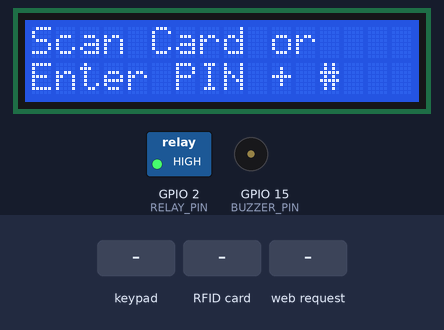
Bench run of a sketch on a simulated ESP32. Shown: 16×2 character LCD, switched loads named in the sketch (green lamp = pin HIGH), buzzer (waves = sounding, pin HIGH). The test bench sets the inputs (shaded band). WiFi joins after 1.5 s; servers stay silent unless stated; EEPROM starts erased; what the sketch prints to the serial monitor is not drawn.

Above: at 4.9 s.
5.0 s: keypad keys 1 3 1 2 1 4 2 7 # pressed 0.4 s apart
At 9.9 s:
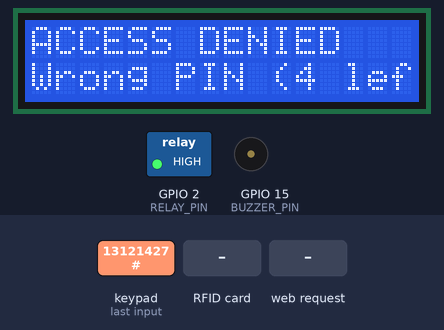
10.1 s: RFID card A3 F2 C1 D4 held to the reader
At 12.8 s:
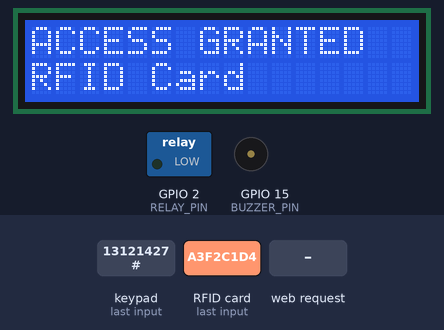
13.1 s: RFID card B1 E4 D2 C3 held to the reader
At 13.6 s:
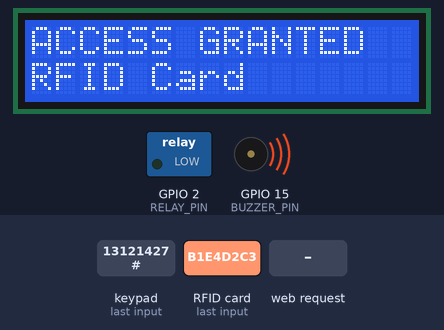
16.1 s: keypad keys 1 2 3 4 # pressed 0.4 s apart
At 19.3 s:
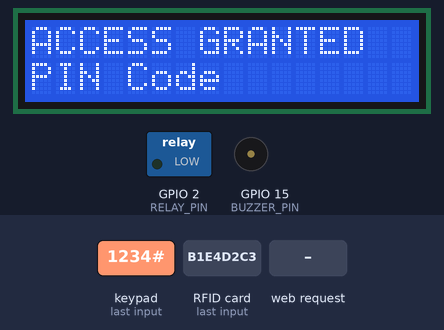
19.6 s: HTTP request GET /open received
At 21.3 s:
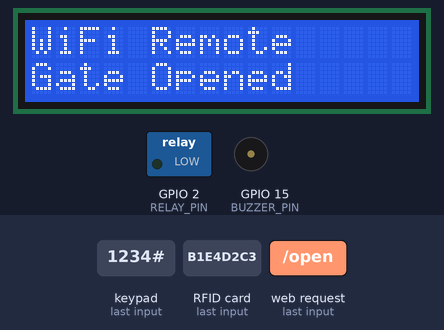
22.6 s: key 'A' pressed
At 25.2 s:
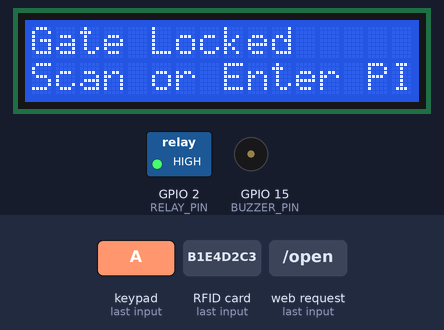
Timing chart, 0 to 26.6 s (numbered marks = the images above; inputs shaded):
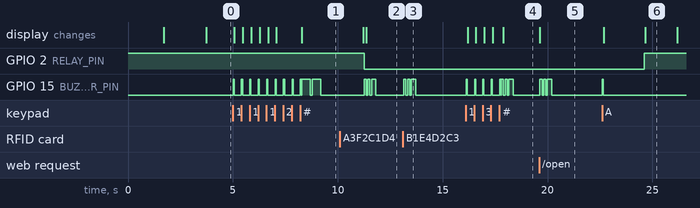

The sketch:

SmartGateLock.ino
```cpp
/*
 * ═══════════════════════════════════════════════════
 *  Green AI Smart Gate Lock — ESP32
 *  Features: RFID | PIN Keypad | WiFi Web Control
 * ═══════════════════════════════════════════════════
 *
 * Libraries needed (install via Arduino Library Manager):
 *   - MFRC522       by GithubCommunity
 *   - Keypad        by Mark Stanley
 *   - LiquidCrystal_I2C  by Frank de Brabander
 *   - WiFi          (built-in with ESP32)
 */

#include <SPI.h>
#include <MFRC522.h>
#include <Keypad.h>
#include <Wire.h>
#include <LiquidCrystal_I2C.h>
#include <WiFi.h>
#include <WebServer.h>
#include <EEPROM.h>

// ─── WiFi Credentials (change these) ───────────────
const char* WIFI_SSID     = "YourWiFiName";
const char* WIFI_PASSWORD = "YourWiFiPassword";

// ─── PIN Configuration ──────────────────────────────
String MASTER_PIN = "1234";          // Change this!
const int MAX_PIN_LENGTH = 6;
const int MAX_WRONG_ATTEMPTS = 5;    // Lockout after 5 wrong tries
const int LOCKOUT_DURATION = 30000;  // 30 seconds lockout

// ─── RFID Authorized Card UIDs ──────────────────────
// Add your RFID card UIDs here (read them using the scanner below)
String authorizedCards[] = {
  "A3F2C1D4",   // Card 1 — Main family card
  "B1E4D2C3",   // Card 2 — Spare card
};
const int NUM_CARDS = 2;

// ─── Pin Definitions ────────────────────────────────
#define RFID_SS_PIN   5
#define RFID_RST_PIN  4
#define RELAY_PIN     2
#define BUZZER_PIN    15
#define LOCK_OPEN_TIME 5000  // Lock stays open 5 seconds

// ─── Keypad Layout ──────────────────────────────────
const byte ROWS = 4, COLS = 4;
char keys[ROWS][COLS] = {
  {'1','2','3','A'},
  {'4','5','6','B'},
  {'7','8','9','C'},
  {'*','0','#','D'}
};
byte rowPins[ROWS] = {13, 12, 14, 27};
byte colPins[COLS] = {26, 25, 33, 32};

// ─── Objects ─────────────────────────────────────────
MFRC522 rfid(RFID_SS_PIN, RFID_RST_PIN);
Keypad keypad = Keypad(makeKeymap(keys), rowPins, colPins, ROWS, COLS);
LiquidCrystal_I2C lcd(0x27, 16, 2);  // Try 0x3F if 0x27 doesn't work
WebServer server(80);

// ─── State Variables ─────────────────────────────────
String enteredPIN = "";
bool lockOpen = false;
unsigned long lockOpenTime = 0;
int wrongAttempts = 0;
bool isLockedOut = false;
unsigned long lockoutStart = 0;
bool wifiConnected = false;

// ═══════════════════════════════════════════════════
// SETUP
// ═══════════════════════════════════════════════════
void setup() {
  Serial.begin(115200);
  EEPROM.begin(64);

  // Pins
  pinMode(RELAY_PIN, OUTPUT);
  pinMode(BUZZER_PIN, OUTPUT);
  digitalWrite(RELAY_PIN, HIGH);  // HIGH = locked (relay NC)

  // LCD
  Wire.begin(21, 22);
  lcd.init();
  lcd.backlight();
  showMessage("Green AI Lock", "Initializing...");

  // RFID
  SPI.begin();
  rfid.PCD_Init();

  // Load saved PIN from EEPROM (if any)
  loadPINFromEEPROM();

  // WiFi
  connectWiFi();

  // Web server routes
  server.on("/",       handleRoot);
  server.on("/open",   handleOpen);
  server.on("/close",  handleClose);
  server.on("/status", handleStatus);
  server.on("/setpin", handleSetPIN);
  server.begin();

  showMessage("System Ready", wifiConnected ? WiFi.localIP().toString() : "No WiFi");
  delay(2000);
  showStandby();
}

// ═══════════════════════════════════════════════════
// MAIN LOOP
// ═══════════════════════════════════════════════════
void loop() {
  if (wifiConnected) server.handleClient();

  if (lockOpen && millis() - lockOpenTime >= LOCK_OPEN_TIME) {
    closeLock();
  }

  if (isLockedOut && millis() - lockoutStart >= LOCKOUT_DURATION) {
    isLockedOut = false;
    wrongAttempts = 0;
    showMessage("Lockout Cleared", "Try again");
    delay(1500);
    showStandby();
  }

  if (isLockedOut) return;

  checkRFID();
  checkKeypad();
}

// ═══════════════════════════════════════════════════
// RFID CHECK
// ═══════════════════════════════════════════════════
void checkRFID() {
  if (!rfid.PICC_IsNewCardPresent() || !rfid.PICC_ReadCardSerial()) return;

  String cardUID = "";
  for (byte i = 0; i < rfid.uid.size; i++) {
    if (rfid.uid.uidByte[i] < 0x10) cardUID += "0";
    cardUID += String(rfid.uid.uidByte[i], HEX);
  }
  cardUID.toUpperCase();

  Serial.println("Card detected: " + cardUID);
  lcd.clear();
  lcd.setCursor(0, 0);
  lcd.print("Card: " + cardUID);

  if (isCardAuthorized(cardUID)) {
    grantAccess("RFID Card");
  } else {
    denyAccess("Unknown Card");
  }

  rfid.PICC_HaltA();
  rfid.PCD_StopCrypto1();
}

bool isCardAuthorized(String uid) {
  for (int i = 0; i < NUM_CARDS; i++) {
    if (uid == authorizedCards[i]) return true;
  }
  return false;
}

// ═══════════════════════════════════════════════════
// KEYPAD CHECK
// ═══════════════════════════════════════════════════
void checkKeypad() {
  char key = keypad.getKey();
  if (!key) return;

  beep(50);

  if (key == '#') {
    if (enteredPIN == MASTER_PIN) {
      grantAccess("PIN Code");
    } else {
      denyAccess("Wrong PIN");
    }
    enteredPIN = "";
    return;
  }

  if (key == '*') {
    enteredPIN = "";
    showStandby();
    return;
  }

  if (key == 'A') {
    showMessage("Scan RFID Card", "or enter PIN");
    return;
  }

  if (key == 'D') {
    closeLock();
    return;
  }

  if (enteredPIN.length() < MAX_PIN_LENGTH) {
    enteredPIN += key;
    lcd.clear();
    lcd.setCursor(0, 0);
    lcd.print("Enter PIN:");
    lcd.setCursor(0, 1);
    String masked = "";
    for (int i = 0; i < enteredPIN.length(); i++) masked += "*";
    lcd.print(masked);
  }
}

// ═══════════════════════════════════════════════════
// ACCESS CONTROL
// ═══════════════════════════════════════════════════
void grantAccess(String method) {
  Serial.println("ACCESS GRANTED via " + method);
  showMessage("ACCESS GRANTED", method);
  openLock();
  wrongAttempts = 0;
  successBeep();
}

void denyAccess(String reason) {
  wrongAttempts++;
  Serial.println("ACCESS DENIED: " + reason + " (attempt " + wrongAttempts + ")");

  if (wrongAttempts >= MAX_WRONG_ATTEMPTS) {
    isLockedOut = true;
    lockoutStart = millis();
    showMessage("!! LOCKED OUT !!", "Wait 30 seconds");
    alarmBeep();
    return;
  }

  showMessage("ACCESS DENIED", reason + " (" + (MAX_WRONG_ATTEMPTS - wrongAttempts) + " left)");
  errorBeep();
  delay(2000);
  showStandby();
}

// ═══════════════════════════════════════════════════
// LOCK CONTROL
// ═══════════════════════════════════════════════════
void openLock() {
  digitalWrite(RELAY_PIN, LOW);
  lockOpen = true;
  lockOpenTime = millis();
  Serial.println("Lock OPENED");
}

void closeLock() {
  digitalWrite(RELAY_PIN, HIGH);
  lockOpen = false;
  Serial.println("Lock CLOSED");
  showMessage("Gate Locked", "Scan or Enter PIN");
  delay(1500);
  showStandby();
}

// ═══════════════════════════════════════════════════
// WEB SERVER
// ═══════════════════════════════════════════════════
void handleRoot() {
  String html = R"rawHTML(
<!DOCTYPE html>
<html>
<head>
  <meta charset='UTF-8'>
  <meta name='viewport' content='width=device-width,initial-scale=1'>
  <title>Green AI Gate Lock</title>
  <style>
    *{margin:0;padding:0;box-sizing:border-box}
    body{font-family:sans-serif;background:#09090b;color:#f4f4f5;
         display:flex;flex-direction:column;align-items:center;padding:24px;min-height:100vh}
    h1{font-size:22px;margin-bottom:4px}
    .sub{color:#71717a;font-size:13px;margin-bottom:32px}
    .status{padding:14px 28px;border-radius:12px;font-weight:700;font-size:18px;
            margin-bottom:28px;text-align:center;min-width:200px}
    .locked{background:rgba(239,68,68,.15);border:1px solid rgba(239,68,68,.3);color:#f87171}
    .open{background:rgba(74,222,128,.15);border:1px solid rgba(74,222,128,.3);color:#4ade80}
    .btn{display:block;width:220px;padding:16px;border-radius:12px;border:none;
         font-size:16px;font-weight:700;cursor:pointer;margin:10px;text-align:center;
         text-decoration:none;transition:opacity .2s}
    .btn-open{background:linear-gradient(135deg,#6366f1,#8b5cf6);color:#fff}
    .btn-close{background:#1c1c1e;border:1px solid rgba(255,255,255,.1);color:#f4f4f5}
    .btn:hover{opacity:.85}
    .pin-form{margin-top:24px;display:flex;flex-direction:column;align-items:center;gap:10px}
    .pin-form input{background:#1c1c1e;border:1px solid rgba(255,255,255,.1);color:#f4f4f5;
                    padding:12px 16px;border-radius:10px;font-size:16px;width:220px;text-align:center}
    .pin-form label{font-size:13px;color:#71717a}
    .info{margin-top:24px;font-size:12px;color:#3f3f46;text-align:center}
  </style>
</head>
<body>
  <h1>Green AI Gate Lock</h1>
  <p class='sub'>Remote Access Control</p>
)rawHTML";

  html += lockOpen
    ? "  <div class='status open'>&#128275; GATE OPEN</div>\n"
    : "  <div class='status locked'>&#128274; GATE LOCKED</div>\n";

  html += R"rawHTML(
  <a href='/open'  class='btn btn-open'>&#128275; Open Gate</a>
  <a href='/close' class='btn btn-close'>&#128274; Close Gate</a>
  <div class='pin-form'>
    <label>Change PIN via WiFi</label>
    <form action='/setpin' method='GET'>
      <input type='password' name='pin' placeholder='New PIN (4-6 digits)' maxlength='6'>
      <br><br>
      <input type='submit' class='btn btn-open' value='Update PIN' style='border:none;cursor:pointer'>
    </form>
  </div>
  <p class='info'>Lock auto-closes 5 seconds after opening</p>
</body>
</html>)rawHTML";

  server.send(200, "text/html", html);
}

void handleOpen() {
  openLock();
  showMessage("WiFi Remote", "Gate Opened");
  successBeep();
  server.sendHeader("Location", "/");
  server.send(302);
}

void handleClose() {
  closeLock();
  server.sendHeader("Location", "/");
  server.send(302);
}

void handleStatus() {
  String json = "{\"locked\":" + String(lockOpen ? "false" : "true") +
                ",\"ip\":\"" + WiFi.localIP().toString() + "\"}";
  server.send(200, "application/json", json);
}

void handleSetPIN() {
  if (server.hasArg("pin")) {
    String newPIN = server.arg("pin");
    if (newPIN.length() >= 4 && newPIN.length() <= 6) {
      MASTER_PIN = newPIN;
      savePINToEEPROM(newPIN);
      showMessage("PIN Updated!", "Via WiFi");
      successBeep();
    }
  }
  server.sendHeader("Location", "/");
  server.send(302);
}

// ═══════════════════════════════════════════════════
// WIFI
// ═══════════════════════════════════════════════════
void connectWiFi() {
  showMessage("Connecting WiFi", WIFI_SSID);
  WiFi.begin(WIFI_SSID, WIFI_PASSWORD);
  int tries = 0;
  while (WiFi.status() != WL_CONNECTED && tries < 20) {
    delay(500);
    tries++;
  }
  wifiConnected = (WiFi.status() == WL_CONNECTED);
  if (wifiConnected) {
    Serial.println("WiFi connected: " + WiFi.localIP().toString());
  } else {
    Serial.println("WiFi failed — offline mode active");
  }
}

// ═══════════════════════════════════════════════════
// EEPROM — saves PIN across power cuts
// ═══════════════════════════════════════════════════
void savePINToEEPROM(String pin) {
  EEPROM.write(0, pin.length());
  for (int i = 0; i < pin.length(); i++) EEPROM.write(i + 1, pin[i]);
  EEPROM.commit();
}

void loadPINFromEEPROM() {
  int len = EEPROM.read(0);
  if (len >= 4 && len <= 6) {
    String pin = "";
    for (int i = 0; i < len; i++) pin += char(EEPROM.read(i + 1));
    if (pin.toInt() > 0) MASTER_PIN = pin;
  }
}

// ═══════════════════════════════════════════════════
// DISPLAY HELPERS
// ═══════════════════════════════════════════════════
void showMessage(String line1, String line2) {
  lcd.clear();
  lcd.setCursor(0, 0); lcd.print(line1.substring(0, 16));
  lcd.setCursor(0, 1); lcd.print(line2.substring(0, 16));
}

void showStandby() {
  lcd.clear();
  lcd.setCursor(0, 0); lcd.print("Scan Card or");
  lcd.setCursor(0, 1); lcd.print("Enter PIN + #");
}

// ═══════════════════════════════════════════════════
// BUZZER SOUNDS
// ═══════════════════════════════════════════════════
void beep(int ms) {
  digitalWrite(BUZZER_PIN, HIGH); delay(ms); digitalWrite(BUZZER_PIN, LOW);
}

void successBeep() {
  beep(100); delay(80); beep(100); delay(80); beep(200);
}

void errorBeep() {
  beep(400); delay(100); beep(400);
}

void alarmBeep() {
  for (int i = 0; i < 10; i++) { beep(200); delay(100); }
}
```

Measured:
- after the input at 5.0 s, GPIO 15 (BUZZER_PIN): goes 8 × (HIGH 0.05 s, LOW 0.35 s), HIGH 0.05 s, LOW 0.03 s, HIGH 0.40 s, LOW 0.10 s, HIGH 0.40 s, then LOW, starting at once; the display: first changes after 0.08 s (image 1 shows a later state)
- after the input at 10.1 s, GPIO 2 (RELAY_PIN): HIGH → LOW after 1.2 s; GPIO 15 (BUZZER_PIN): goes HIGH 0.10 s, LOW 0.08 s, HIGH 0.10 s, LOW 0.08 s, HIGH 0.20 s, then LOW, starting after 1.2 s; the display: first differs from a run without the input after 1.3 s (image 2)
- after the input at 13.1 s, GPIO 15 (BUZZER_PIN): goes HIGH 0.10 s, LOW 0.08 s, HIGH 0.10 s, LOW 0.08 s, HIGH 0.20 s, then LOW, starting after 0.05 s
- after the input at 16.1 s, GPIO 2 (RELAY_PIN): stays LOW (without the input it goes to HIGH after 2.1 s); the display: first changes after 0.09 s (image 4 shows a later state)
- after the input at 19.6 s, GPIO 15 (BUZZER_PIN): goes HIGH 0.10 s, LOW 0.08 s, HIGH 0.10 s, LOW 0.08 s, HIGH 0.20 s, then LOW, starting at once; the display: changes at once (image 5)
- after the input at 22.6 s, GPIO 15 (BUZZER_PIN): LOW → HIGH at once, → LOW 0.05 s later; the display: first changes after 0.09 s (image 6 shows a later state)
